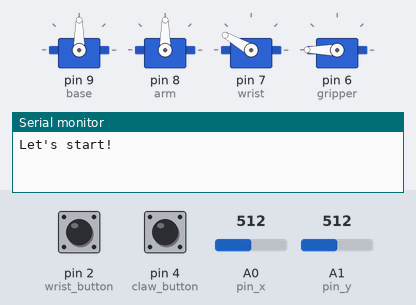
The sketch below on a simulated Arduino Uno, built with avr-gcc and run on an emulated ATmega328P. Parts: 4 × servo, the last lines printed to the serial monitor. The inputs (shaded band) are chosen by the test bench; at power-on: A0 (pin_x) = 512, A1 (pin_y) = 512, pin 2 (wrist_button) HIGH, pin 4 (claw_button) LOW.

Above: at 1.2 s.
1.3 s: A0 (pin_x) set to 538
At 3.5 s:
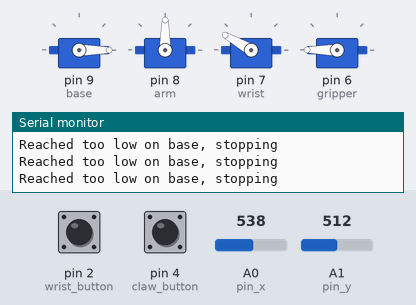
4.3 s: A1 (pin_y) set to 468
At 7.2 s:
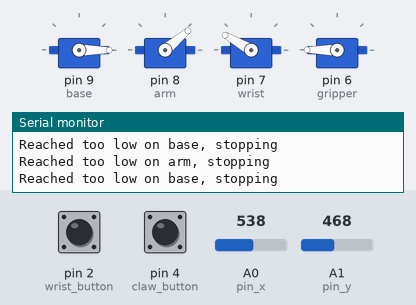
7.3 s: A1 (pin_y) set to 509
10.3 s: A1 (pin_y) set to 530
At 10.8 s:
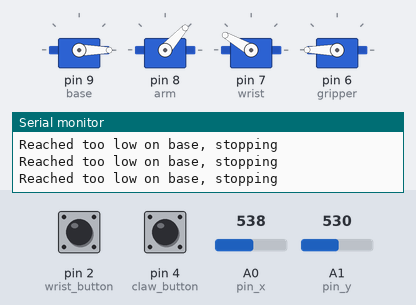
13.3 s: A0 (pin_x) set to 170
At 13.76 s:
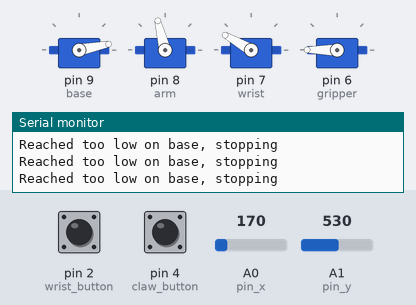
16.3 s: A1 (pin_y) set to 470
Timing chart, 0 to 22.1 s (numbered marks = the images above; inputs shaded):
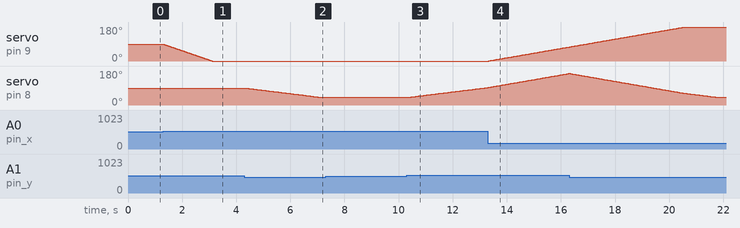

The sketch:

arminit.ino
```cpp
/*
 *  BASE FUNCTIONS CREATED BY: Alex's Mearm code Serial Control Code 04/04/2015 (c)
*/
#include <Servo.h>

int pin_x = 0;
int pin_y = 1;

Servo base, arm, wrist, gripper;

/*  SET TO PARTICULAR VALUES TO PREVENT MOVEMENT AT START */
int basePos = 90;
int armPos = 90; //RIGHT is arm
int wristPos = 150; //LEFT is wrist
int gripperPos = 180;
bool gripperState = false;
bool wristState = false;
bool powerState = true;

void setup()
{
  Serial.begin(9600);

  base.attach(9);
  base.write(basePos);

  arm.attach(8);
  arm.write(armPos); //RIGHT is arm

  wrist.attach(7);
  wrist.write(wristPos); //LEFT is wrist

  gripper.attach(6);
  gripper.write(gripperPos);

  pinMode(0, INPUT); //on/off button
  pinMode(2, INPUT); //wrist button
  pinMode(4, INPUT); //claw button

  Serial.print("Let's start!");
  Serial.println();
}

void loop()
{
   //Check joystick
   int x = analogRead(pin_x);
   int y = analogRead(pin_y);

   //Check buttons
   int onOFF = digitalRead(0);
   int wristRead = digitalRead(2);
   int gripperRead = digitalRead(4);

   //Set initial values for direction
   int baseDir = 0;
   int armDir = 0;

   if( !onOFF )
   {
      if( powerState )
      {
         //stopMoving();
         powerState = false;
      }
      else
      {
         //startMoving();
         powerState = true;
      }
   }

   if( !wristRead )
   {
      if( wristState )
      {
         //moveWristUp();
         wristState = false;
      }
      else
      {
         //moveWristDown();
         wristState = true;
      }
   }
/*
   if( gripperRead )
   {
      Serial.print(gripperRead);
      if( gripperState )
      {
         openGripper();
         gripperState = false;
      }
      else
      {
         //closeGripper();
         //gripperState = true;
      }
   }
*/

    if(x > 520)
    {
      moveBase(-1);
    } else if(x < 480)
    {
      moveBase(1);
    }

    if( y > 520 )
    {
      moveArm(1);
    } else if( y < 480 )
    {
      moveArm(-1);
    }
}

void moveBase(int dir)
{
  basePos = basePos + dir;

  //Just in case it goes past 180
  if (basePos >= 180)
  {
    Serial.print("Reached too high on base, stopping");
    Serial.println();
    basePos = 180;
  }
  else if( basePos <= 0 )
  {
    Serial.print("Reached too low on base, stopping");
    Serial.println();
    basePos = 0;
  }

  base.write(basePos);
  delay(20);
  Serial.flush();

}

void moveArm(int dir)
{
  //UPDATE ALL FUNCTIONS WITH THIS PLS
  armPos = arm.read();
  armPos = armPos + dir;

  if (armPos >= 180)
  {
    Serial.print("Reached too high on arm, stopping");
    Serial.println();
    armPos = 180;
  }
  else if( armPos <= 40 )
  {
    Serial.print("Reached too low on arm, stopping");
    Serial.println();
    armPos = 40;
  }

  arm.write(armPos);

  if( armPos > 145 )
  {
    wrist.write(150);
  }
  delay(20);
  Serial.flush();

}

void moveWristUp()
{

  Serial.print("Moving Wrist Up ");
  Serial.println();
  /*
  Serial.print("wristPos Value: ");
  Serial.print(wristPos);
  Serial.println();

  if (wristPos >= 70 && wristPos != 165)
  {
    wristPos = wristPos + 1;
    wrist.write(wristPos);
  }

  if (wristPos == 165)
  {
    Serial.print("Reached too high on wrist, stopping");
    Serial.println();
  }
  */
  wrist.write(165);
  Serial.flush();

}

void moveWristDown()
{

  Serial.print("Moving Wrist Down ");
  /*
  Serial.println();
  Serial.print("wristPos Value: ");
  Serial.print(wristPos);
  Serial.println();

  if( armPos == 70 )
  {
      //??? ask merc
  }
  else if (wristPos <= 165 && wristPos != 70)
  {
    wristPos = wristPos - 1;
    wrist.write(wristPos);
  }

  if (wristPos == 70)
  {
    Serial.print("Reached too low on wrist, stopping");
    Serial.println();
  }
  */
  wrist.write(70);
  Serial.flush();

}

void closeGripper()
{
//The exported expects 60 - 180 as an angle. Not 0 to 40
  Serial.print("Closing Gripper Jaws ");
  /*Serial.println();
  Serial.print("gripperPos Value: ");
  Serial.print(gripperPos);
  Serial.println();

  if (gripperPos >= 60 && gripperPos <= 180)
    {
      gripperPos++;
      gripper.write(gripperPos);
    }

  if (gripperPos == 180)
    {
      Serial.print("Reached too high on wrist, stopping");
      Serial.println();
    }
*/
  gripperPos = 180;
  gripper.write(gripperPos);

  Serial.flush();

}

void openGripper()
{
  Serial.print("Opening Gripper Jaws ");
  /*Serial.println();
  Serial.print("gripperPos Value: ");
  Serial.print(gripperPos);
  Serial.println();

  if (gripperPos <= 180 && gripperPos != 60)
  {
    gripperPos--;
    gripper.write(gripperPos);
  }


  if (gripperPos == 60)
  {
    Serial.print("Reached end of travel....stopping");
    Serial.println();
  }
  */

  gripperPos = 60;
  gripper.write(gripperPos);
  Serial.flush();

}


void startMoving()
{

  Serial.print("Start All Movement ");
  Serial.println();

  base.attach(9);
  arm.attach(8);
  wrist.attach(7);
  gripper.attach(6);

  Serial.flush();

}


void stopMoving()
{
  Serial.print("Stop All Movement ");
  Serial.println();

  base.detach();
  arm.detach();
  wrist.detach();
  gripper.detach();

  Serial.flush();

}

void software_Reboot()
{
/*
  wdt_enable(WDTO_15MS);
  while(1)
  {
  }
*/

}
```

Measured:
- the behaviour switches between 520 and 521 on A0 (pin_x) (found by bisection; images 0 and 1)
- the behaviour switches between 480 and 479 on A1 (pin_y) (found by bisection; images 1 and 2)
- after the input at 1.3 s, servo on pin 9 (base): moves from 90° to 0° over 1.8 s, starting at once
- after the input at 4.3 s, servo on pin 8 (arm): moves from 90° to 40° over 2.8 s, starting after 0.05 s
- after the input at 10.3 s, servo on pin 8 (arm): moves from 40° to 92° over 2.9 s, starting after 0.06 s
- after the input at 13.3 s, servo on pin 9 (base): moves from 0° to 74° over 3.0 s, starting at once
